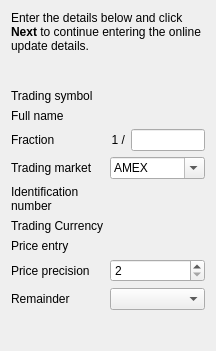
<?xml version="1.0" encoding="UTF-8"?>
<ui version="4.0">
 <class>KInvestmentDetailsWizardPage</class>
 <widget class="QWizardPage" name="KInvestmentDetailsWizardPage">
  <property name="geometry">
   <rect>
    <x>0</x>
    <y>0</y>
    <width>216</width>
    <height>351</height>
   </rect>
  </property>
  <property name="title">
   <string>Investment details</string>
  </property>
  <layout class="QVBoxLayout">
   <item>
    <widget class="QLabel" name="textLabel3_2">
     <property name="text">
      <string>Enter the details below and click &lt;b&gt;Next&lt;/b&gt; to continue entering the online update details.</string>
     </property>
     <property name="alignment">
      <set>Qt::AlignTop</set>
     </property>
     <property name="wordWrap">
      <bool>true</bool>
     </property>
    </widget>
   </item>
   <item>
    <spacer name="spacer6">
     <property name="orientation">
      <enum>Qt::Vertical</enum>
     </property>
     <property name="sizeType">
      <enum>QSizePolicy::Expanding</enum>
     </property>
     <property name="sizeHint" stdset="0">
      <size>
       <width>20</width>
       <height>16</height>
      </size>
     </property>
    </spacer>
   </item>
   <item>
    <layout class="QGridLayout">
     <item row="0" column="0">
      <widget class="QLabel" name="textLabel2_2">
       <property name="text">
        <string>Trading symbol</string>
       </property>
       <property name="wordWrap">
        <bool>false</bool>
       </property>
      </widget>
     </item>
     <item row="0" column="1">
      <widget class="KMyMoneyLineEdit" name="m_investmentSymbol" native="true">
       <property name="toolTip">
        <string>Enter the ticker symbol (e.g. RHAT).</string>
       </property>
      </widget>
     </item>
     <item row="1" column="0">
      <widget class="QLabel" name="textLabel3">
       <property name="text">
        <string>Full name</string>
       </property>
       <property name="wordWrap">
        <bool>false</bool>
       </property>
      </widget>
     </item>
     <item row="1" column="1">
      <widget class="KMyMoneyLineEdit" name="m_investmentName" native="true"/>
     </item>
     <item row="2" column="0">
      <widget class="QLabel" name="textLabel2_2_2">
       <property name="text">
        <string>Fraction</string>
       </property>
       <property name="wordWrap">
        <bool>false</bool>
       </property>
      </widget>
     </item>
     <item row="2" column="1">
      <layout class="QHBoxLayout">
       <item>
        <widget class="QLabel" name="textLabel1_5">
         <property name="sizePolicy">
          <sizepolicy hsizetype="Minimum" vsizetype="Preferred">
           <horstretch>0</horstretch>
           <verstretch>0</verstretch>
          </sizepolicy>
         </property>
         <property name="text">
          <string>1 /</string>
         </property>
         <property name="alignment">
          <set>Qt::AlignRight|Qt::AlignTrailing|Qt::AlignVCenter</set>
         </property>
         <property name="wordWrap">
          <bool>false</bool>
         </property>
        </widget>
       </item>
       <item>
        <widget class="AmountEdit" name="m_fraction" native="true"/>
       </item>
      </layout>
     </item>
     <item row="3" column="0">
      <widget class="QLabel" name="textLabel1_3">
       <property name="text">
        <string>Trading market</string>
       </property>
       <property name="wordWrap">
        <bool>false</bool>
       </property>
      </widget>
     </item>
     <item row="3" column="1">
      <widget class="KComboBox" name="m_tradingMarket">
       <property name="editable">
        <bool>true</bool>
       </property>
       <item>
        <property name="text">
         <string>AMEX</string>
        </property>
       </item>
       <item>
        <property name="text">
         <string>EUREX</string>
        </property>
       </item>
       <item>
        <property name="text">
         <string>FUND</string>
        </property>
       </item>
       <item>
        <property name="text">
         <string>NASDAQ</string>
        </property>
       </item>
       <item>
        <property name="text">
         <string>NYSE</string>
        </property>
       </item>
       <item>
        <property name="text">
         <string>XETRA</string>
        </property>
       </item>
      </widget>
     </item>
     <item row="4" column="0">
      <widget class="QLabel" name="textLabel1_2">
       <property name="text">
        <string>Identification
number</string>
       </property>
       <property name="wordWrap">
        <bool>false</bool>
       </property>
      </widget>
     </item>
     <item row="4" column="1">
      <widget class="KMyMoneyLineEdit" name="m_investmentIdentification" native="true">
       <property name="toolTip">
        <string>Enter the CUSIP/ISIN/WKN identification number here</string>
       </property>
      </widget>
     </item>
     <item row="5" column="0">
      <widget class="QLabel" name="textLabel1_4">
       <property name="text">
        <string>Trading Currency</string>
       </property>
       <property name="wordWrap">
        <bool>false</bool>
       </property>
      </widget>
     </item>
     <item row="5" column="1">
      <widget class="KMyMoneySecuritySelector" name="m_tradingCurrencyEdit" native="true"/>
     </item>
     <item row="6" column="0">
      <widget class="QLabel" name="textLabel2_5">
       <property name="text">
        <string>Price entry</string>
       </property>
       <property name="wordWrap">
        <bool>false</bool>
       </property>
      </widget>
     </item>
     <item row="6" column="1">
      <widget class="KMyMoneyGeneralCombo" name="m_priceMode" native="true"/>
     </item>
     <item row="7" column="0">
      <widget class="QLabel" name="textLabel2_6">
       <property name="text">
        <string>Price precision</string>
       </property>
      </widget>
     </item>
     <item row="7" column="1">
      <widget class="QSpinBox" name="m_pricePrecision">
       <property name="toolTip">
        <string>This determines how many digits after decimal symbol price can have.</string>
       </property>
       <property name="minimum">
        <number>2</number>
       </property>
       <property name="maximum">
        <number>10</number>
       </property>
      </widget>
     </item>
     <item row="8" column="1">
      <widget class="QComboBox" name="m_roundingMethod">
       <property name="toolTip">
        <string>This controls what to do with digit situated after precision digits in amount values.</string>
       </property>
      </widget>
     </item>
     <item row="8" column="0">
      <widget class="QLabel" name="textLabel4">
       <property name="text">
        <string>Remainder</string>
       </property>
      </widget>
     </item>
    </layout>
   </item>
   <item>
    <spacer name="spacer5">
     <property name="orientation">
      <enum>Qt::Vertical</enum>
     </property>
     <property name="sizeType">
      <enum>QSizePolicy::Expanding</enum>
     </property>
     <property name="sizeHint" stdset="0">
      <size>
       <width>20</width>
       <height>16</height>
      </size>
     </property>
    </spacer>
   </item>
  </layout>
 </widget>
 <customwidgets>
  <customwidget>
   <class>KComboBox</class>
   <extends>QComboBox</extends>
   <header>kcombobox.h</header>
  </customwidget>
  <customwidget>
   <class>AmountEdit</class>
   <extends>QLineEdit</extends>
   <header location="global">amountedit.h</header>
  </customwidget>
  <customwidget>
   <class>KMyMoneyLineEdit</class>
   <extends>QWidget</extends>
   <header>../widgets/kmymoneylineedit.h</header>
  </customwidget>
  <customwidget>
   <class>KMyMoneyGeneralCombo</class>
   <extends>QWidget</extends>
   <header>kmymoneygeneralcombo.h</header>
   <container>1</container>
  </customwidget>
  <customwidget>
   <class>KMyMoneySecuritySelector</class>
   <extends>QWidget</extends>
   <header>kmymoneycurrencyselector.h</header>
   <container>1</container>
  </customwidget>
 </customwidgets>
 <tabstops>
  <tabstop>m_investmentSymbol</tabstop>
  <tabstop>m_investmentName</tabstop>
  <tabstop>m_fraction</tabstop>
  <tabstop>m_tradingMarket</tabstop>
  <tabstop>m_investmentIdentification</tabstop>
  <tabstop>m_tradingCurrencyEdit</tabstop>
  <tabstop>m_priceMode</tabstop>
 </tabstops>
 <resources/>
 <connections/>
</ui>
